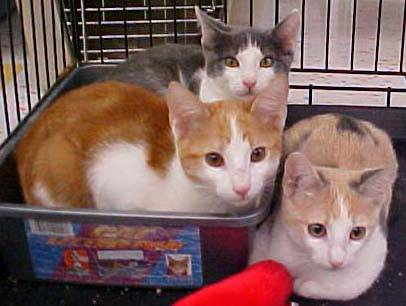
#> input picture keras_2_example_classifier/data/test1/cats/cat.126.jpg, 406 x 306 px
$ python morphology.py ../../keras_2_example_classifier/data/test1/cats/cat.126.jpg
#> lines starting #> are read from the running program, lines starting #| are printed output that depends on the picture
import cv2
import sys
import numpy as np

img = cv2.imread(sys.argv[1])
#> img is the input picture: shape (306, 406, 3); mean B, G, R 94.2, 98.2, 128

img_bw = 255*(cv2.cvtColor(img, cv2.COLOR_BGR2GRAY) > 5).astype('uint8')
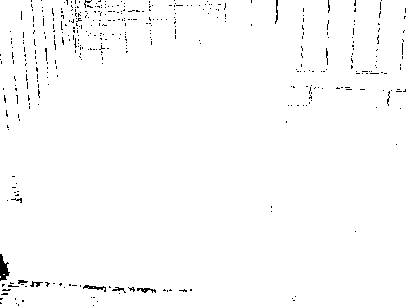
#> img_bw: shape (306, 406); 98.6% white; black in thin lines or dots

se1 = cv2.getStructuringElement(cv2.MORPH_RECT, (20,20))
se2 = cv2.getStructuringElement(cv2.MORPH_RECT, (10,10))
mask = cv2.morphologyEx(img_bw, cv2.MORPH_CLOSE, se1)
#> mask: shape (306, 406); every value is 255
mask = cv2.morphologyEx(mask, cv2.MORPH_OPEN, se2)

mask = np.dstack([mask, mask, mask]) / 255
#> mask: shape (306, 406, 3) float64; every value is 1
out = img * mask

cv2.imshow('Output', out)
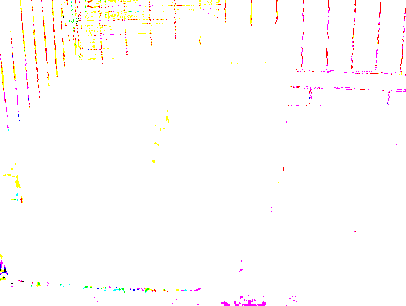
#> window 'Output': shape (306, 406, 3); mean B, G, R 251.6, 252.5, 254.7
cv2.waitKey(0)
cv2.destroyAllWindows()
cv2.imwrite('output.png', out)
